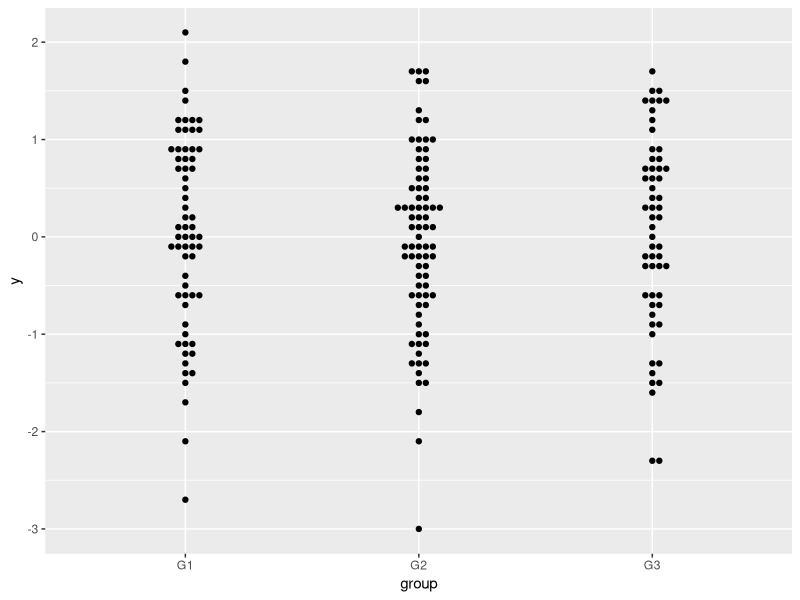
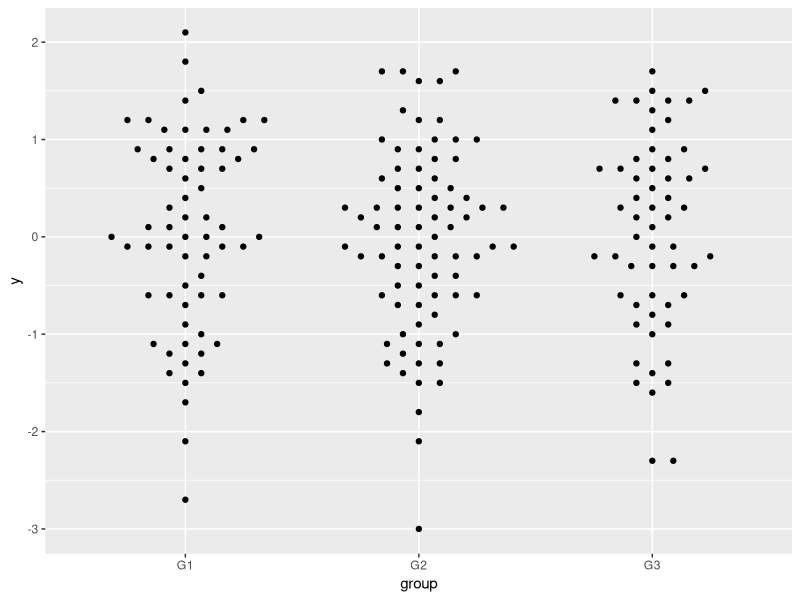
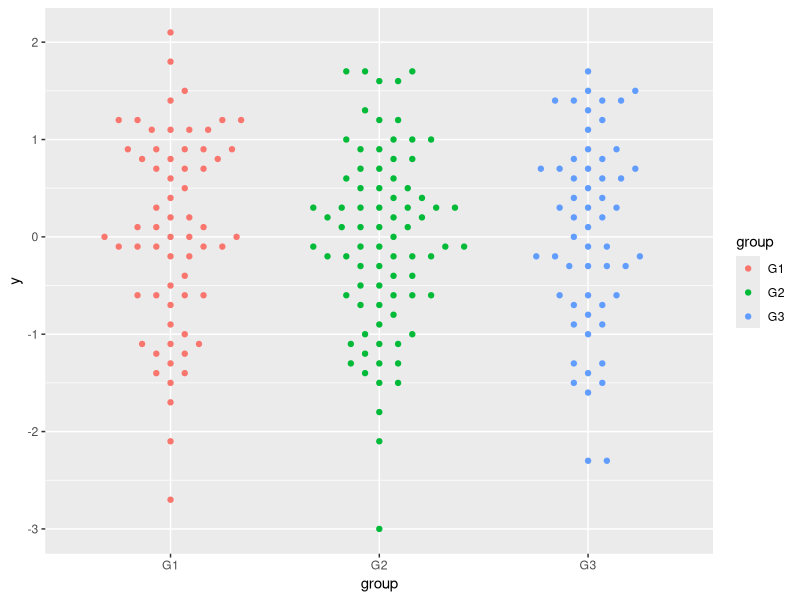
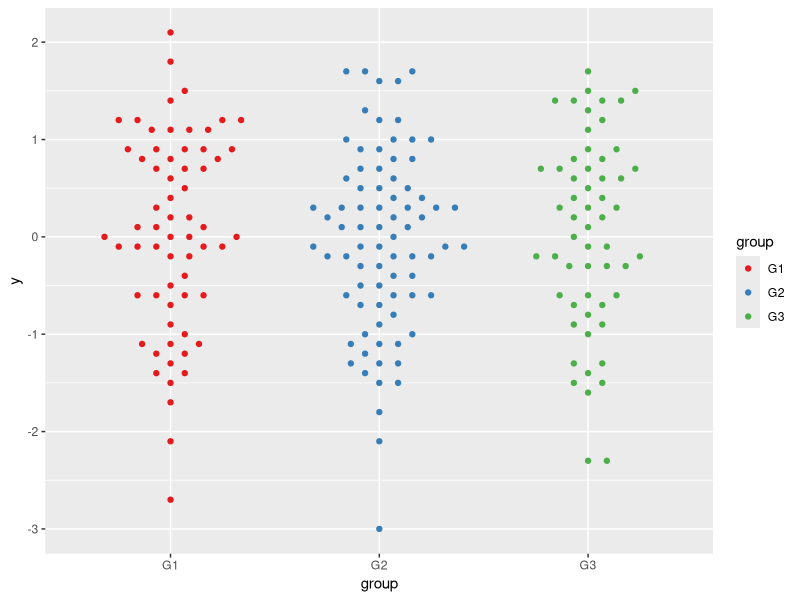
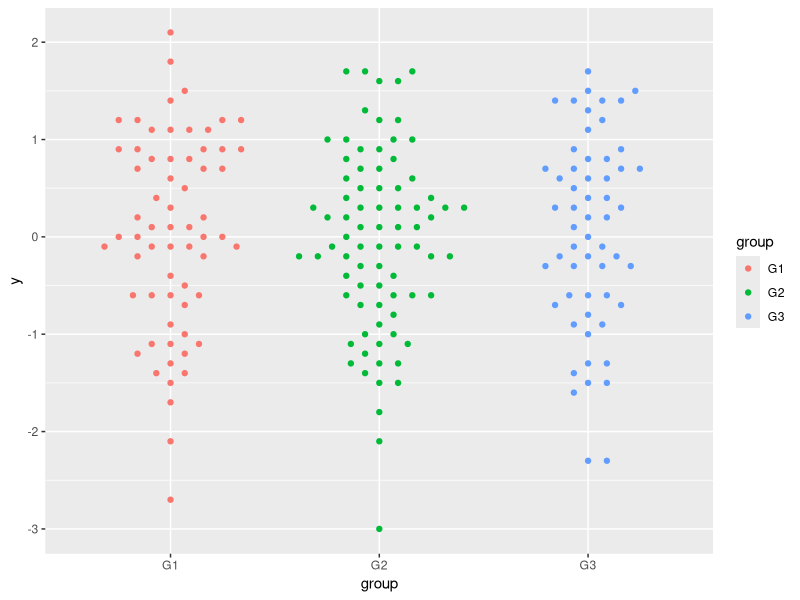
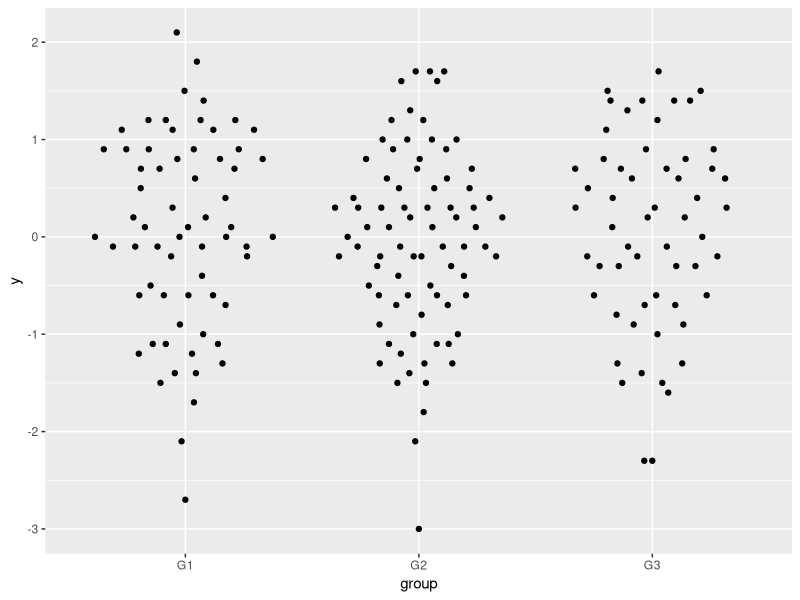
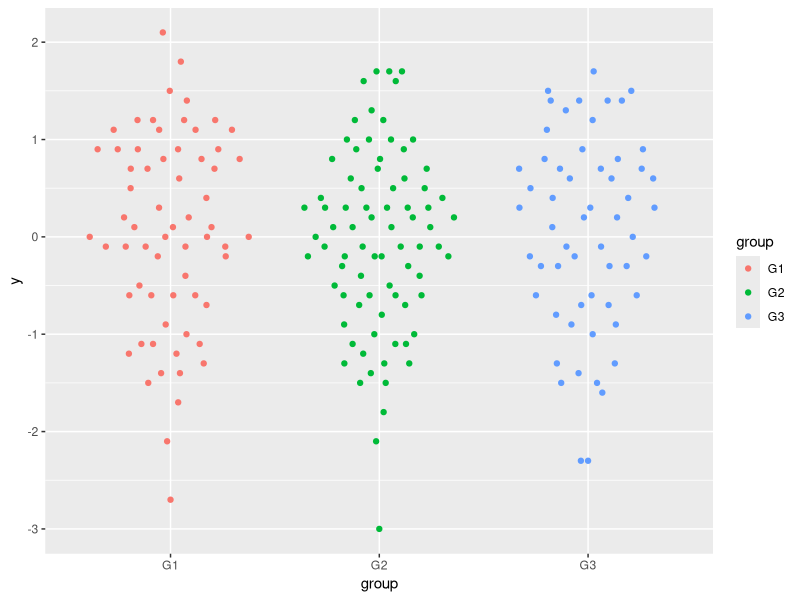
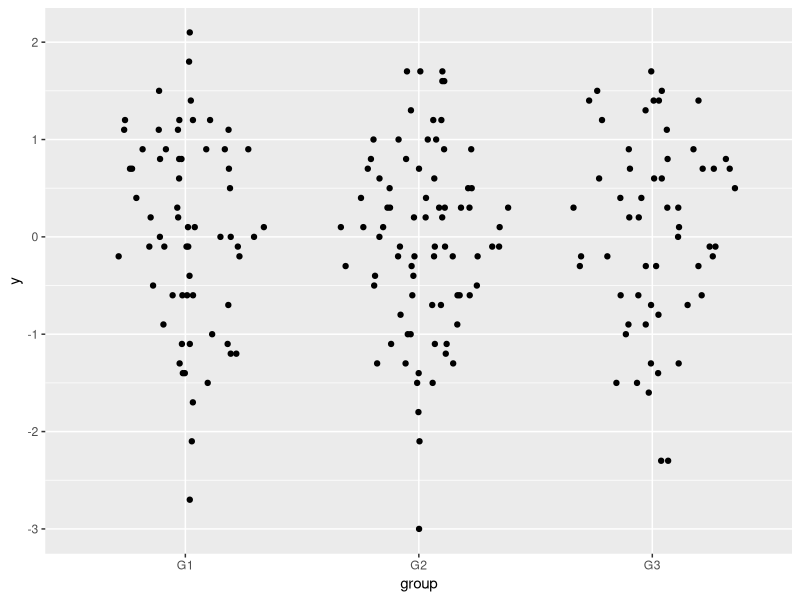

Recreate these plots in R, in order.
library(ggplot2)
library(ggbeeswarm)

set.seed(1995)
y <- round(rnorm(200), 1)

df <- data.frame(y = y, 
                 group = sample(c("G1", "G2", "G3"), 
                                size = 200, 
                                replace = TRUE))

ggplot(df, aes(x = group, y = y)) + 
  geom_beeswarm()


# size and scaling
ggplot(df, aes(x = group, y = y)) + 
  geom_beeswarm(cex = 3)

# color by group
ggplot(df, aes(x = group, y = y, color = group)) + 
  geom_beeswarm(cex = 3)

# Change the color
ggplot(df, aes(x = group, y = y, color = group)) + 
  geom_beeswarm(cex = 3) + 
  scale_color_brewer(palette = "Set1")

# priority methods
ggplot(df, aes(x = group, y = y, color = group)) + 
  geom_beeswarm(cex = 3, 
                priority = "density")  # "descending", "density", "random", "none"

# Adding quasi-random noise
ggplot(df, aes(x = group, y = y)) + 
  geom_quasirandom()

# Color by grouping
ggplot(df, aes(x = group, y = y, color = group)) + 
  geom_quasirandom()

# Methods
ggplot(df, aes(x = group, y = y)) + 
  geom_quasirandom(method = "pseudorandom")  # "smilet", "frowney"
